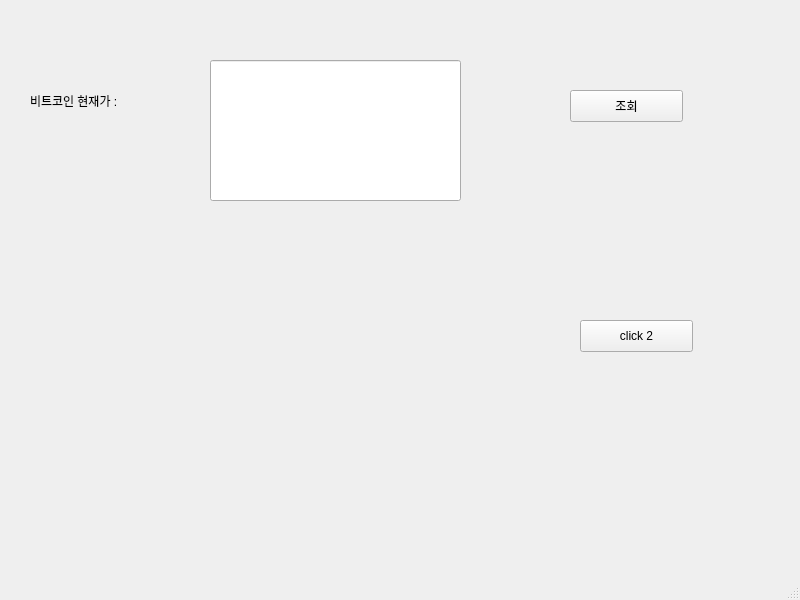
<?xml version="1.0" encoding="UTF-8"?>
<ui version="4.0">
 <class>MainWindow</class>
 <widget class="QMainWindow" name="MainWindow">
  <property name="geometry">
   <rect>
    <x>0</x>
    <y>0</y>
    <width>800</width>
    <height>600</height>
   </rect>
  </property>
  <property name="windowTitle">
   <string>MainWindow</string>
  </property>
  <widget class="QWidget" name="centralwidget">
   <widget class="QPushButton" name="pushButton">
    <property name="geometry">
     <rect>
      <x>570</x>
      <y>90</y>
      <width>113</width>
      <height>32</height>
     </rect>
    </property>
    <property name="text">
     <string>조회</string>
    </property>
   </widget>
   <widget class="QPushButton" name="pushButton_2">
    <property name="geometry">
     <rect>
      <x>580</x>
      <y>320</y>
      <width>113</width>
      <height>32</height>
     </rect>
    </property>
    <property name="text">
     <string>click 2</string>
    </property>
   </widget>
   <widget class="QLabel" name="label">
    <property name="geometry">
     <rect>
      <x>30</x>
      <y>70</y>
      <width>131</width>
      <height>61</height>
     </rect>
    </property>
    <property name="text">
     <string>비트코인 현재가 :</string>
    </property>
   </widget>
   <widget class="QLineEdit" name="lineEdit">
    <property name="geometry">
     <rect>
      <x>210</x>
      <y>60</y>
      <width>251</width>
      <height>141</height>
     </rect>
    </property>
   </widget>
  </widget>
  <widget class="QMenuBar" name="menubar">
   <property name="geometry">
    <rect>
     <x>0</x>
     <y>0</y>
     <width>800</width>
     <height>24</height>
    </rect>
   </property>
  </widget>
  <widget class="QStatusBar" name="statusbar"/>
 </widget>
 <resources/>
 <connections/>
</ui>
